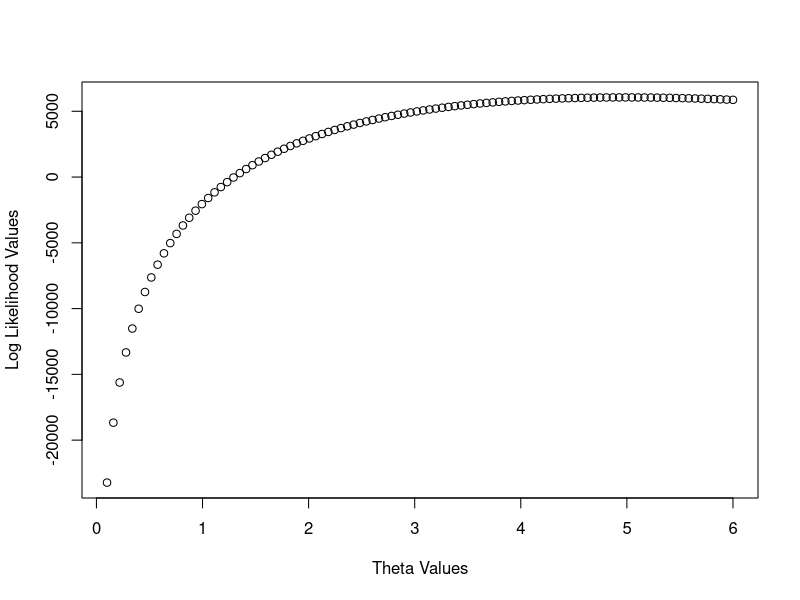
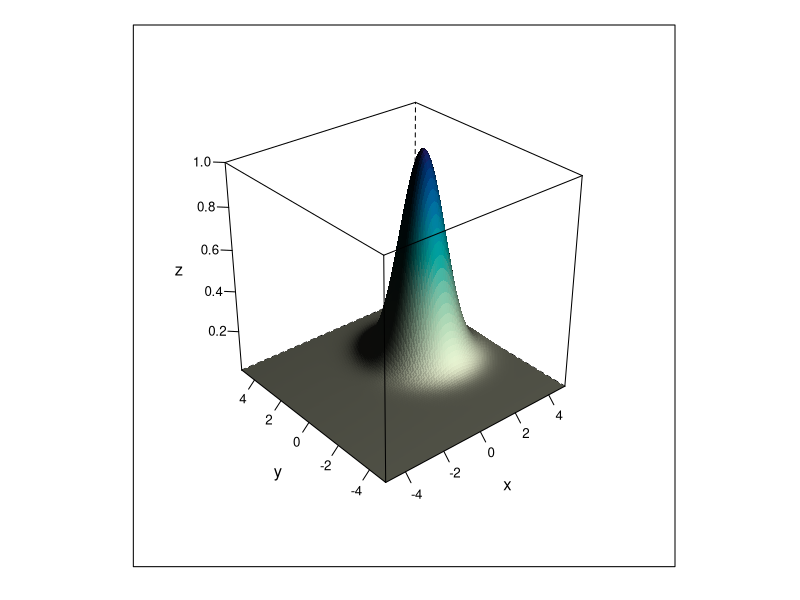
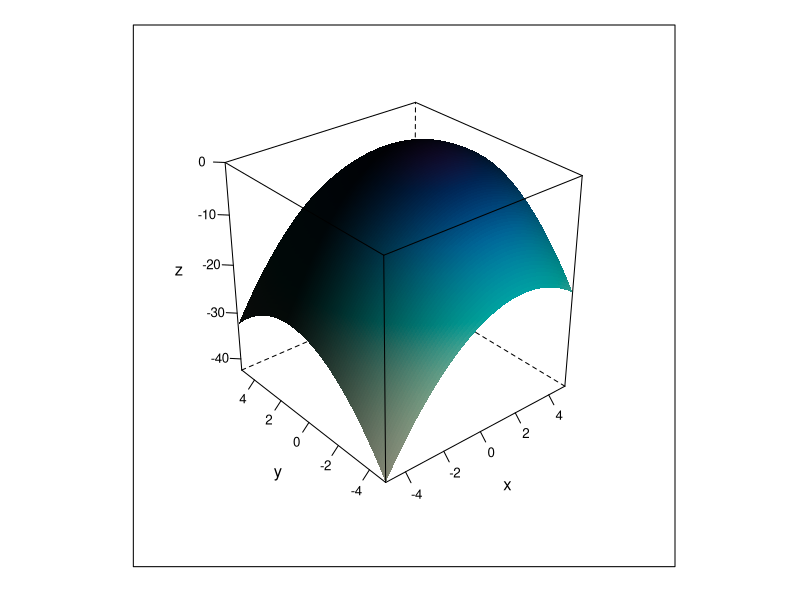

Reproduce these figures in R, in order.
## ---- chunk 1
knitr::opts_chunk$set(echo = TRUE)


## ---- chunk 2
library(formatR)
set.seed(5)
x <- rexp(10000, 5)
## ---- chunk 3
exp.ll <- function(theta,x){
  n <- length(x)
  log_likelihood <- n * log(theta) - theta* sum(x)
  return(log_likelihood)
}
## ---- chunk 4
theta_values <- seq(0.1, 6, length.out = 100)
log_ll_val <- exp.ll(theta_values, x)


plot(theta_values,log_ll_val, xlab = "Theta Values", ylab = "Log Likelihood Values")

## ---- chunk 5
mle <- function(i){
  n <- length(i)
  theta_hat <- n / (sum(i))
  return(theta_hat)
}

theta_hat <- mle(x)
## ---- chunk 6
log_val1 <- exp.ll(theta_hat, x)
log_val2 <- exp.ll(6, x)



likelihood_ratio <- log_val1 - log_val2
likelihood_ratio
## ---- chunk 7
start1 <- Sys.time()
mle.fit <- optim(
  par = c(1),              # Starting values for the parameters
  fn = exp.ll,             # Function to minimize (log-likelihood)
  x = x,
  method = "BFGS",            # Optimization method (Broyden–Fletcher–Goldfarb–Shanno algorithm)
  control = list(
    trace = TRUE,             # Show optimization progress
    maxit = 1000,             # Maximum number of iterations
    fnscale = -1              # Negate the function to maximize instead of minimize
  ),
  hessian = TRUE              # Return the Hessian matrix
)
end1 <- Sys.time()
tot_time1 <- end1 - start1
print(paste("Total time for BFGS Method:", tot_time1))
## ---- chunk 8
mle.fit$par
## ---- chunk 9
start2 <- Sys.time()
mle.fit2 <- optim(
  par = c(1),              # Starting values for the parameters
  fn = exp.ll,             # Function to minimize (log-likelihood)
  x = x,
  method = "SANN",            # Optimization method (Simulated Annealing algorithm)
  control = list(
    trace = TRUE,             # Show optimization progress
    maxit = 1000,             # Maximum number of iterations
    fnscale = -1              # Negate the function to maximize instead of minimize
  ),
  hessian = TRUE              # Return the Hessian matrix
)
end2 <- Sys.time()
tot_time2 <-  end2 - start2
print(paste("Total time for SANN Method:", tot_time2))
## ---- chunk 10
mle.fit2$par
## ---- chunk 11
mvn <- function(xy) {
    x <- xy[1]
    y <- xy[2]
    z <- exp(-0.5 * ((x - 2)^2 + (y - 1)^2))
    return(z)
}

# install.packages('lattice')
library(lattice)

y <- x <- seq(-5, 5, by = 0.1)
grid <- expand.grid(x, y)
names(grid) <- c("x", "y")
grid$z <- apply(grid, 1, mvn)

wireframe(z ~ x + y, data = grid, shade = TRUE, light.source = c(10, 0, 10), scales = list(arrows = FALSE))
## ---- chunk 12
mle.fit_b1 <- optim(
  par = c(1, 0),              # Starting values for the parameters
  fn = mvn,             # Function to minimize (log-likelihood)
  method = "BFGS",            # Optimization method (Broyden–Fletcher–Goldfarb–Shanno algorithm)
  control = list(
    trace = TRUE,             # Show optimization progress
    maxit = 1000,             # Maximum number of iterations
    fnscale = -1              # Negate the function to maximize instead of minimize
  ),
  hessian = TRUE              # Return the Hessian matrix
)
## ---- chunk 13
mle.fit_b1$par
## ---- chunk 14
# Maximum Likelihood Estimation using optim
mle.fit_b2 <- optim(
  par = c(5, 5),              # Starting values for the parameters
  fn = mvn,             # Function to minimize (log-likelihood)
  method = "BFGS",            # Optimization method (Broyden–Fletcher–Goldfarb–Shanno algorithm)
  control = list(
    trace = TRUE,             # Show optimization progress
    maxit = 1000,             # Maximum number of iterations
    fnscale = -1              # Negate the function to maximize instead of minimize
  ),
  hessian = TRUE              # Return the Hessian matrix
)
## ---- chunk 15
mle.fit_b2$par
## ---- chunk 16
mvn_log <- function(xy) {
    x <- xy[1]
    y <- xy[2]
    z <- log(exp(-0.5 * ((x - 2)^2 + (y - 1)^2)))
    return(z)
}


y <- x <- seq(-5, 5, by = 0.1)
grid <- expand.grid(x, y)
names(grid) <- c("x", "y")
grid$z <- apply(grid, 1, mvn_log)

wireframe(z ~ x + y, data = grid, shade = TRUE, light.source = c(10, 0, 10), scales = list(arrows = FALSE))
## ---- chunk 17
# Maximum Likelihood Estimation using optim
mle.fit_b3 <- optim(
  par = c(1, 0),              # Starting values for the parameters
  fn = mvn_log,             # Function to minimize (log-likelihood)
  method = "BFGS",            # Optimization method (Broyden–Fletcher–Goldfarb–Shanno algorithm)
  control = list(
    trace = TRUE,             # Show optimization progress
    maxit = 1000,             # Maximum number of iterations
    fnscale = -1              # Negate the function to maximize instead of minimize
  ),
  hessian = TRUE              # Return the Hessian matrix
)

## ---- chunk 18
mle.fit_b3$par
## ---- chunk 19
mle.fit_b4 <- optim(
  par = c(5, 5),              # Starting values for the parameters
  fn = mvn_log,             # Function to minimize (log-likelihood)
  method = "BFGS",            # Optimization method (Broyden–Fletcher–Goldfarb–Shanno algorithm)
  control = list(
    trace = TRUE,             # Show optimization progress
    maxit = 1000,             # Maximum number of iterations
    fnscale = -1              # Negate the function to maximize instead of minimize
  ),
  hessian = TRUE              # Return the Hessian matrix
)

## ---- chunk 20
mle.fit_b4$par
## ---- chunk 21
sessionInfo()
